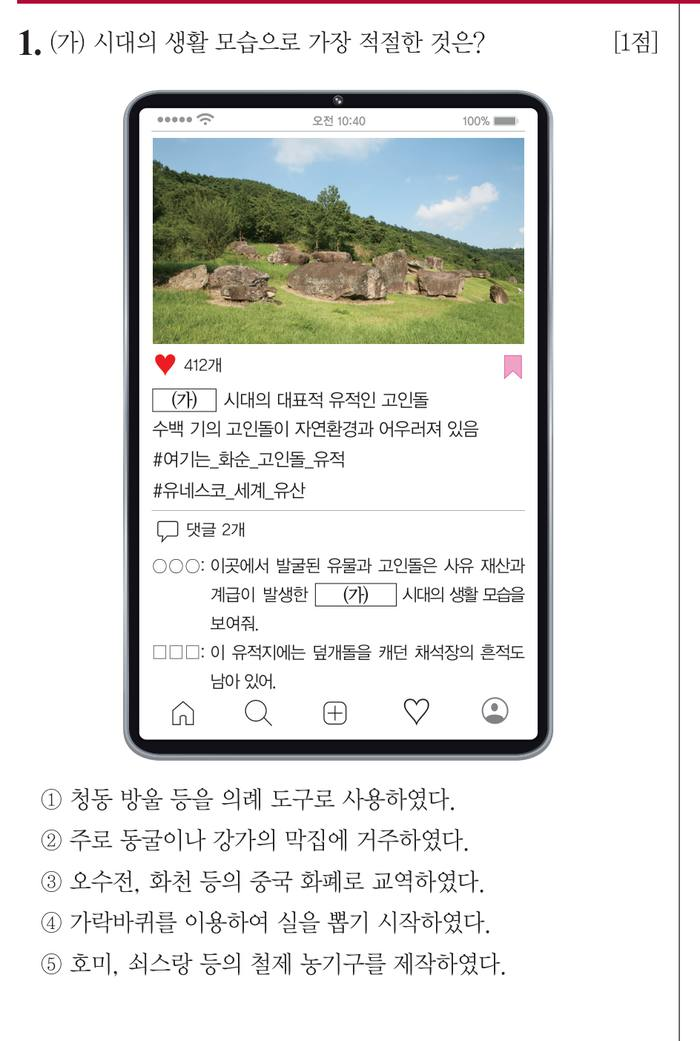
#> input picture data/80/img/q01.jpg, 700 x 1041 px; its folder holds only this picture in this run
$ python run_tests.py
#> lines starting #> are read from the running program, lines starting #| are printed output that depends on the picture; after the words box and inside, x2 and y2 are one past the last pixel; in counts of white or black regions, pixels touching at a corner belong together
"""
run_tests.py  (ver5.6 - 2026.11.24, 해설 텍스트·반응 필수/제한 해제 검사 추가)
dist/ 웹앱을 실제 브라우저(Chromium)로 열어 핵심 흐름을 검사한다.
빌드 후, 템플릿이나 build.py 를 고친 뒤에 실행한다.

필요 패키지: pip install playwright  →  python -m playwright install chromium
기록(localStorage)은 테스트용 임시 브라우저에만 남으므로 실제 기록에 영향 없음.
"""
import asyncio
import time
import os
import sys

from playwright.async_api import async_playwright

ROOT = os.path.dirname(os.path.dirname(os.path.abspath(__file__)))
DIST = os.path.join(ROOT, "dist")
results = []


def check(name, ok, detail=""):
    results.append(ok)
    print(("  통과 " if ok else "  실패 ") + name + (f"  ({detail})" if detail and not ok else ""))


# [11 lines left out: function solved_rows, not called in this run]


def url(fn):
    return "file:///" + os.path.join(DIST, fn).replace("\\", "/").lstrip("/")


def check_images():
    """문항 이미지 맨 아래 2행에 글자가 닿으면 아래쪽이 잘린 것 (2026-09-30: 78회 2번 등 단 마지막 문항 잘림).
    세로선(단 구분선)은 제외. 77회는 원본 PDF 가 없어 옛 이미지(쪽 번호 포함)라 제외."""
    from PIL import Image
    import numpy as np
    data = os.path.join(ROOT, "data")
    bad = []
    for r in sorted(x for x in os.listdir(data) if x.isdigit() and x != "77"):
        for n in range(1, 51):
            a = np.asarray(Image.open(os.path.join(data, r, "img", f"q{n:02d}.jpg")).convert("L")) < 120
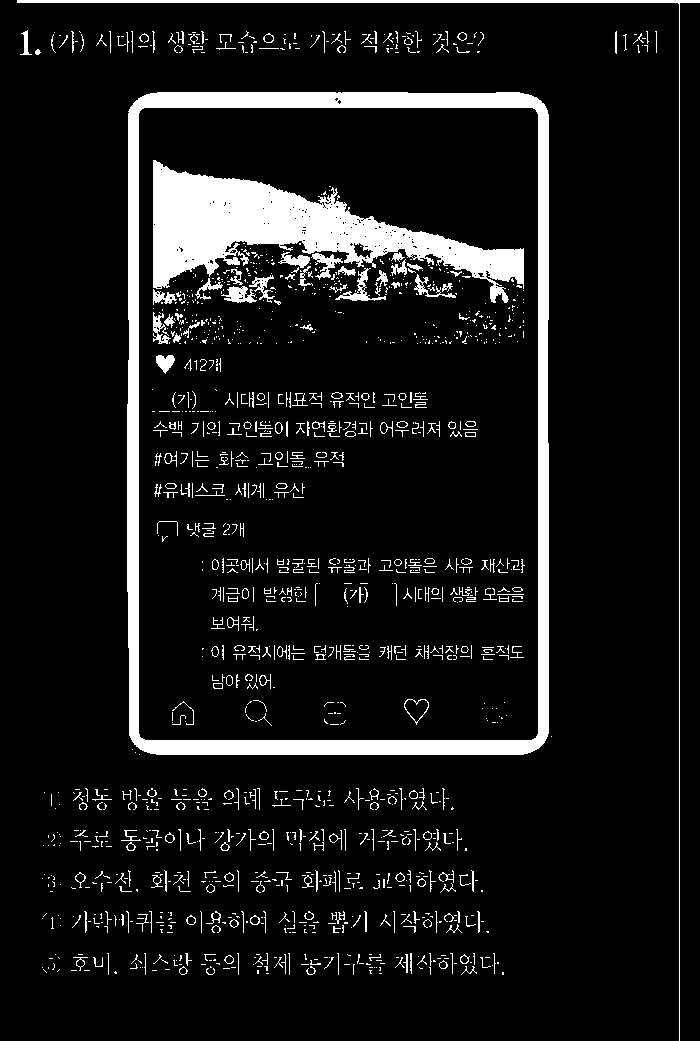
#> a: shape (1041, 700) bool; 9.3% white; 1368 white regions (1017 under 20 px), largest, box (x1, y1, x2, y2) and area: (127, 92, 549, 755) 26125, (153, 160, 524, 303) 19802, (17, 0, 700, 1041) 3088
            a[:, a.mean(axis=0) > 0.5] = False
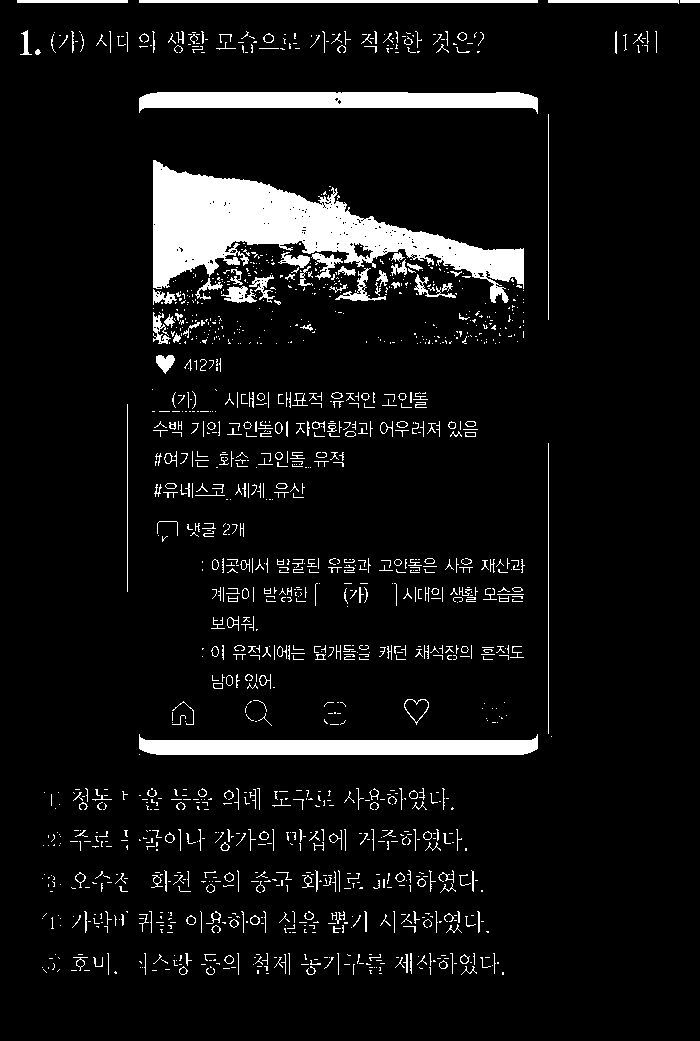
#> a: shape (1041, 700) bool; 7.3% white; 1367 white regions (1017 under 20 px), largest, box (x1, y1, x2, y2) and area: (153, 160, 524, 303) 19802, (139, 92, 538, 114) 6208, (139, 734, 538, 755) 5931
#> (the rest of the program and of its run is left out)
